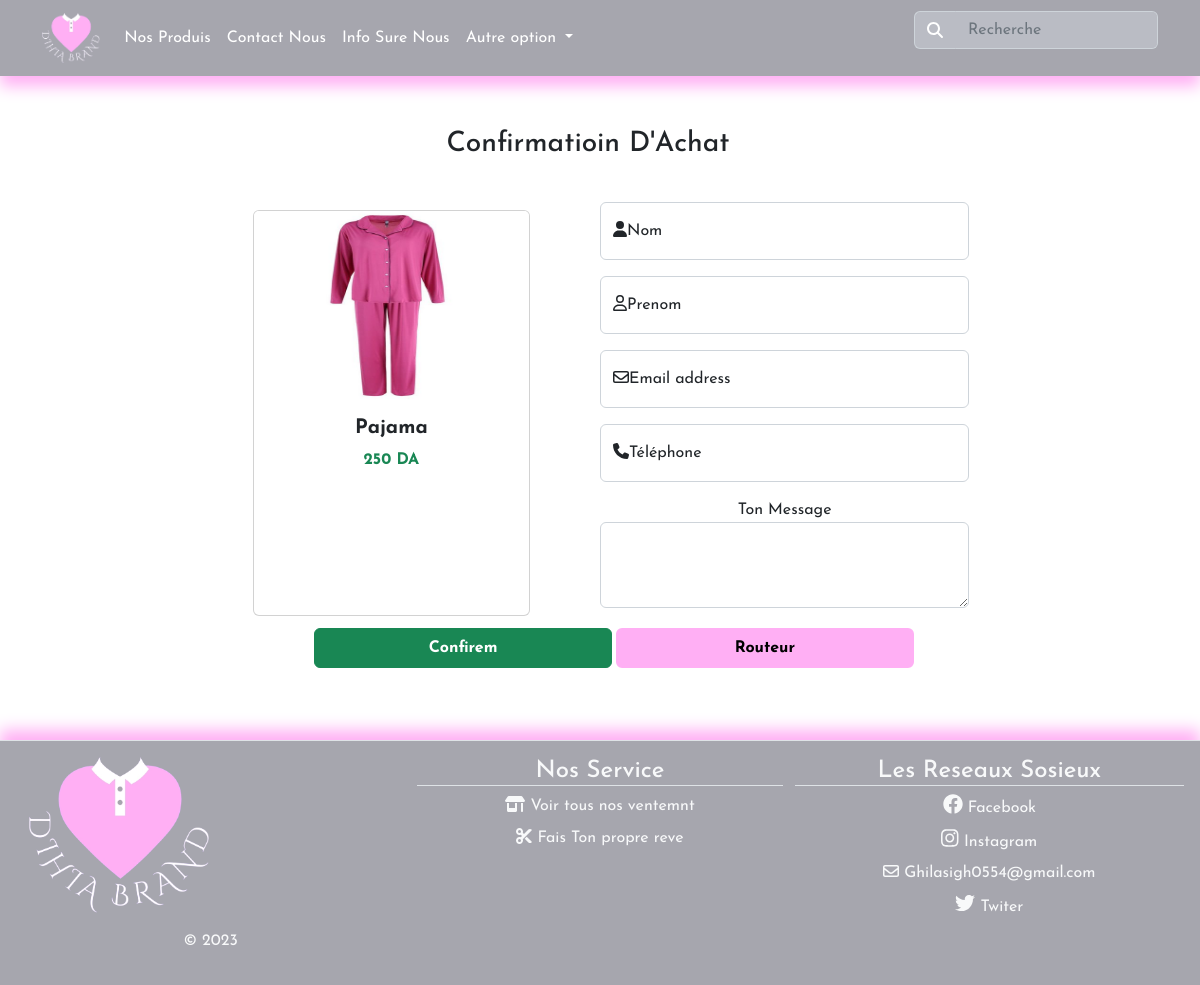
Screenshot of /val.php?id=2 with the database file from the repository.
### tables this page shows
CREATE TABLE `prods` (
  `Id` int(11) NOT NULL,
  `Name` varchar(255) NOT NULL,
  `Price` varchar(255) NOT NULL,
  `Images` varchar(255) NOT NULL
);

### val.php (the view, shortened to what this page needs)
<?php
    include("conn.php") ;
    $ID = $_GET['id'];
    $up = mysqli_query($conn , "SELECT * FROM prods WHERE Id=$ID");
    $data = mysqli_fetch_assoc($up);
?>
<!DOCTYPE html>
<html lang="en">
<head>
    <link rel="stylesheet" href="css/ContactUs.css">
    <link rel="stylesheet" href="css/bootstrap.min.css">
    <link rel="stylesheet" href="css/all.min.css">
    <link rel="stylesheet" href="css/style1.css">
    <link rel="stylesheet" href="css/val1.css">
</head>
<body class="text-center" style="font-family: 'Josefin Sans', sans-serif;">
<nav class="navbar navbar-expand-lg bg-body-tertiary d-flex">
  <div class="container">
    <a class="navbar-brand text-white fw-bold" href="index.php"><img class="image-fluid rounded" style="height: 50px;" src="images/Logo1.png" alt="" srcset=""></a>
    <div class="collapse navbar-collapse" id="navbarSupportedContent">
      <ul class="navbar-nav me-auto mb-2 mb-lg-0">
        <li class="nav-item">
          <a class="nav-link text-white" href="prods.php">Nos Produis</a>
        </li>
        <li class="nav-item">
            <a class="nav-link text-white" href="ContactUs.php">Contact Nous</a>
        </li>
        <li class="nav-item">
            <a class="nav-link text-white" href="about.php">Info Sure Nous</a>
        </li>
        <li class="nav-item dropdown">
          <a class="nav-link dropdown-toggle text-white" href="#" role="button" data-bs-toggle="dropdown" aria-expanded="false">
            Autre option
          </a>
        </li>
      </ul>
      <form class="d-flex align-self-center align-items-center" role="search">
        <div class="input-group mb-3">
            <span class="input-group-text" id="basic-addon1" style="background-color: rgba(240, 248, 255, 0.274); border-right-color: transparent !important;">  <i class="fa-solid fa-magnifying-glass text-white"></i></span>
            <input type="text" style="background-color: rgba(240, 248, 255, 0.274); border-left-color: transparent !important;" class="form-control" placeholder="Recherche" aria-label="Username" aria-describedby="basic-addon1">
        </div>
      </form>
    </div>
  </div>
</nav>
    <div class="row d-flex justify-content-center align-items-center h-100 p-1 w-100">
        <h3 class="text-dark mt-5"> Confirmatioin D'Achat </h3>
<form action="insrtcmnds.php" method="post" class="col-lg-8 p-0">
        <div class="main  p-3 w-100">
                <div class="row">
            <div class="col-lg-6 d-flex justify-content-center mb-3">
                <div class="w-75">
                    <input type="text" name="images" value="<?php echo $data['Images'] ?>"><br>
                    <div class='card text-center mt-0 pt-0 h-100 mb-3'>
                        <img src='<?php echo $data['Images'] ?>' class='card-img-top' style='height:5cm ;'>
                        <div class='card-body'>
                            <h5  style=' font-weight:bold' class='card-title text-dark'><?php echo ucfirst($data['Name']) ?></h5>
                            <p style=' font-weight:bold' class='card-text text-success'><?php echo $data['Price'] ?> DA</p>
                        </div>
                    </div>
                </div>
            </div>
            <div class="col-lg-6 mt-3">
                      <div class="form-floating mb-3">
                        <input type="text" class="form-control" name="Nom" id="floatingInput" required placeholder="name@example.com">
                        <label for="floatingInput"><i class="fa-solid fa-user"></i>Nom</label>
                      </div>
                      <div class="form-floating mb-3">
                        <input type="text" class="form-control" name="Prenom" id="floatingInput" required placeholder="name@example.com">
                        <label for="floatingInput"><i class="fa-regular fa-user"></i>Prenom</label>
                      </div>
                      <div class="form-floating mb-3">
                        <input type="email" class="form-control" name="Mail" id="floatingInput" required placeholder="name@example.com">
                        <label for="floatingInput"><i class="fa-regular fa-envelope"></i>Email address</label>
                      </div>
                      <div class="form-floating mb-3">
                        <input type="text" class="form-control" name="Phone" id="floatingInput" required placeholder="name@example.com">
                        <label for="floatingInput"><i class="fa-solid fa-phone"></i>Téléphone</label>
                      </div>
                      <div class="form-group">
                        <label for="exampleFormControlTextarea1">Ton Message</label>
                        <textarea class="form-control" name="message" id="exampleFormControlTextarea1" rows="3"></textarea>
                      </div>
            </div>
            </div>
            <div class="d-lg-flex justify-content-center mt-3 me-0 text-center ms-5">
                <div class="row w-100 d-lg-flex justify-content-center text-end btns1 position-relative">
                    <button  name="add" type="submit" class="btn btn-success m-1 fw-bold col-lg-5 me-0">Confirem</button><br>
                    <a class="btn btn-info m-1 fw-bold col-lg-5 me-0" href="prods.php"> Routeur </a>
                </div>
            </div>
        </div>
    </div>
<footer class="row border-top w-100 p-3 text-light mt-5" style="">
  <div class="col-lg-4 ">
    <a href="/" class="d-flex align-items-center mb-3 link-dark text-decoration-none">
      <img style=" height: 35%;" src="images/Logo1.png" alt="Logo" srcset="" class="w-50">
    </a>
    <p class=" text-light">&copy; 2023</p>
  </div>
  <div class="col-lg-4">
    <h4 class="border-bottom"> Nos Service</h4>
    <ul class="nav flex-column" style="padding-right: 0px !important;">
      <li class="nav-item mb-2"><a href="prods.php" class="nav-link p-0  text-light"> <i class="fa-solid fa-shop"></i> Voir tous nos ventemnt </a></li>
      <li class="nav-item mb-2"><a href="#" class="nav-link p-0  text-light"> <i class="fa-solid fa-scissors"></i> Fais Ton propre reve </a></li>
    </ul>
  </div>
  <div class="col-lg-4 p-0" >
    <h4 class="border-bottom"> Les Reseaux Sosieux</h4>
    <ul class="nav flex-column p-0" style="padding-right: 0px !important; width: 100%; overflow: hidden;">
      <li class="nav-item mb-2 w-100"><a href="#" class="nav-link p-0  text-light"> <i class="fa-brands fa-facebook fs-5"> </i> Facebook</a></li>
      <li class="nav-item mb-2"><a href="#" class="nav-link p-0  text-light"> <i class="fa-brands fa-instagram fs-5"></i> Instagram</a></li>
      <li class="nav-item mb-2 w-100"><a href="#" class="nav-link p-0  text-light"><i class="fa-regular fa-envelope"></i> Ghilasigh0554@gmail.com</a></li>
      <li class="nav-item mb-2"><a href="#" class="nav-link p-0  text-light"><i class="fa-brands fa-twitter fs-5"></i> Twiter</a></li>
    </ul>
  </div>
</footer>
</body>
</html>

### css/ContactUs.css (style rules this page uses)
:root { --pink : #ffaff4 ; --dark : #1c1a30 ; --blue : #198daa ; --Kblue : #644b75 ; }
.navbar { position: absolute; width: 100%; z-index: 5; }
.navbar form { align-items: center !important; margin-top: auto; }

### css/style1.css (style rules this page uses)
:root { --pink : #ffaff4 ; --dark : #1c1a30 ; --blue : #198daa ; --Kblue : #644b75 ; }
* { margin: 0; padding: 0; }
body { width: 100% !important; margin: auto; }
.navbar { position: absolute; width: 100%; z-index: 5; }
.navbar form { align-items: center !important; margin-top: auto; }
@media screen and (min-width:992px) { footer { background-color: #1c1a3063 !important; box-shadow: 0px -10px 15px var(--pink) !important; margin-top: 5cm !important; } }

### css/val1.css (style rules this page uses)
:root { --pink : #ffaff4 ; --dark : #1c1a30 ; --blue : #198daa ; --Kblue : #644b75 ; }
form .row a { border-color: var(--pink) !important; color: black !important; font-weight: bold !important; border-width: 2px !important; z-index: 10; background-color: var(--pink) !important; }
.navbar { background-color: #1c1a3063; position: relative !important; box-shadow: 0px 10px 15px var(--pink); }
footer { background-color: #1c1a3063; box-shadow: 0px -10px 15px var(--pink); margin-top: 5cm; margin: 0 !important; width: 100% !important; }

### val.php (style rules this page uses)
input { display: none; }

### rows the page displays
prods: Images (picture), Name "Pajama", Price "250"
